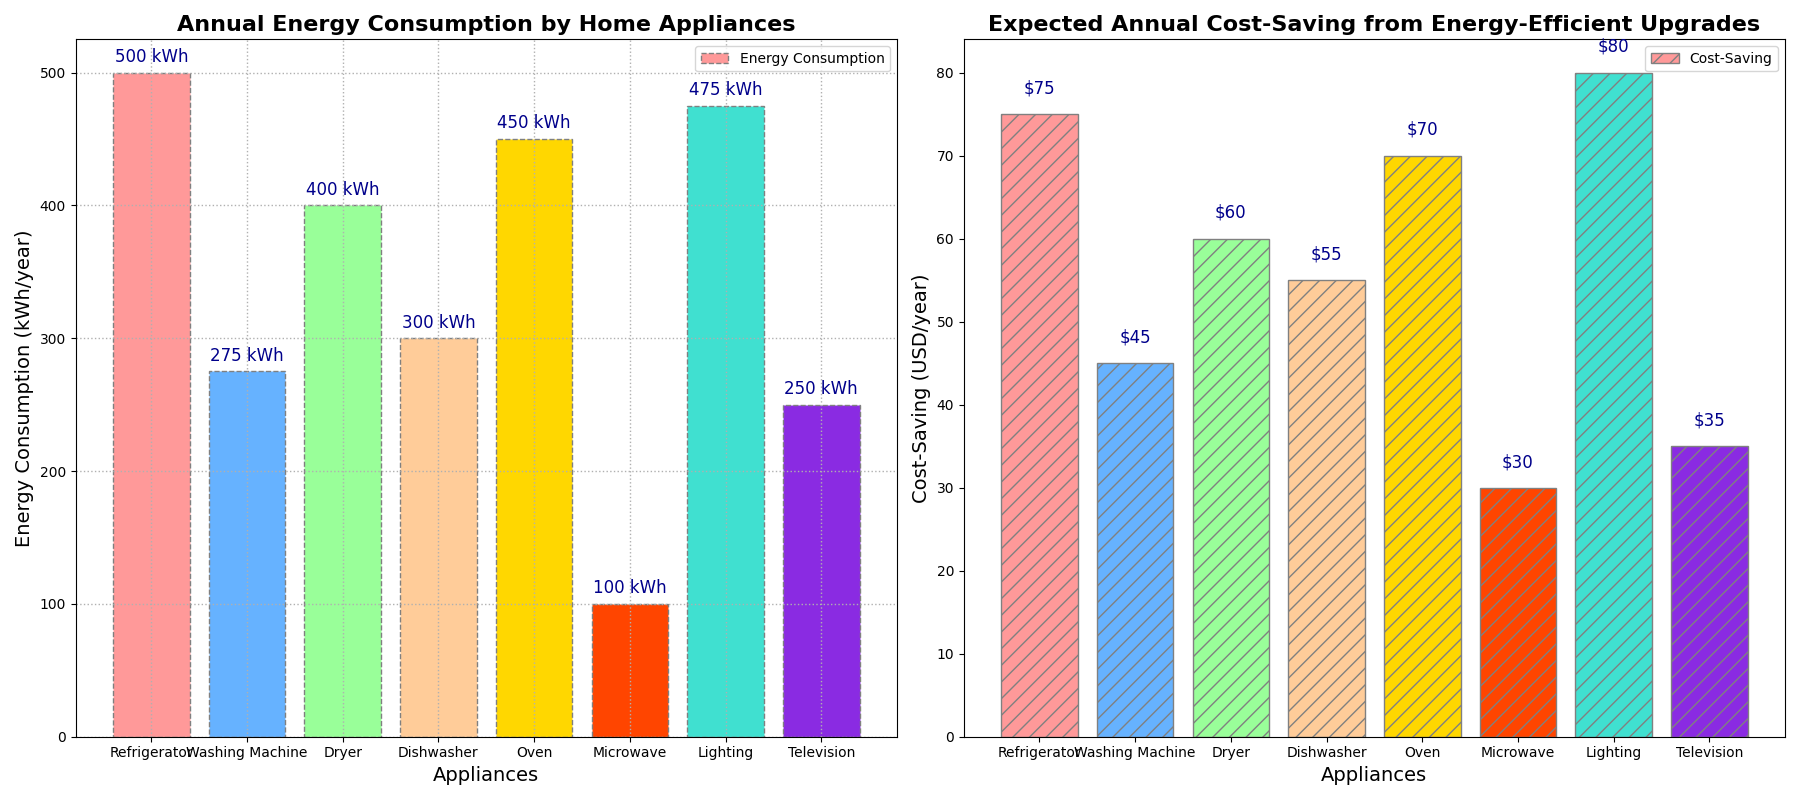

The script that drew this image:
import matplotlib.pyplot as plt

appliances = [
    'Refrigerator', 
    'Washing Machine', 
    'Dryer', 
    'Dishwasher', 
    'Oven', 
    'Microwave', 
    'Lighting', 
    'Television'
]
energy_consumption = [500, 275, 400, 300, 450, 100, 475, 250]  # kWh per year
cost_saving = [75, 45, 60, 55, 70, 30, 80, 35]  # USD per year

colors = ['#FF9999', '#66B2FF', '#99FF99', '#FFCC99', '#FFD700', '#FF4500', '#40E0D0', '#8A2BE2']

fig, (ax1, ax2) = plt.subplots(1, 2, figsize=(18, 8))

bars1 = ax1.bar(appliances, energy_consumption, color=colors, edgecolor='gray', linestyle='--')

for bar, consumption in zip(bars1, energy_consumption):
    ax1.text(bar.get_x() + bar.get_width()/2, bar.get_height() + 5, f'{consumption} kWh', va='bottom', ha='center', fontsize=12, color='darkblue')

ax1.set_title('Annual Energy Consumption by Home Appliances', fontsize=16, fontweight='bold')
ax1.set_ylabel('Energy Consumption (kWh/year)', fontsize=14)
ax1.set_xlabel('Appliances', fontsize=14)
ax1.yaxis.grid(True, linestyle=':', linewidth=1)
ax1.xaxis.grid(True, linestyle=':', linewidth=1)

bars2 = ax2.bar(appliances, cost_saving, color=colors, edgecolor='gray', hatch='//')

for bar, saving in zip(bars2, cost_saving):
    ax2.text(bar.get_x() + bar.get_width()/2, bar.get_height() + 2, f'${saving}', va='bottom', ha='center', fontsize=12, color='darkblue')

ax2.set_title('Expected Annual Cost-Saving from Energy-Efficient Upgrades', fontsize=16, fontweight='bold')
ax2.set_ylabel('Cost-Saving (USD/year)', fontsize=14)
ax2.set_xlabel('Appliances', fontsize=14)

ax1.legend(['Energy Consumption'], loc='upper right')
ax2.legend(['Cost-Saving'], loc='upper right')

plt.tight_layout()
plt.show()
